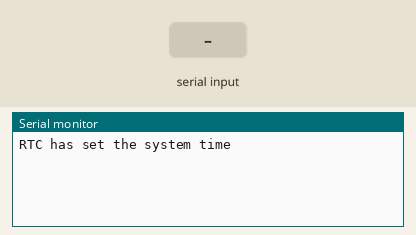
Bench run of a sketch on a simulated Arduino Leonardo, built with avr-gcc and run on an emulated ATmega32U4. Shown: the last lines printed to the serial monitor. Inputs (shaded band) come from the test bench. The local clock reads 2024-03-15 10:24:30 at power-on unless the sketch sets it.

Above: at 2.8 s.
2.9 s: "90,45,200\n" received over Serial
At 3.8 s:
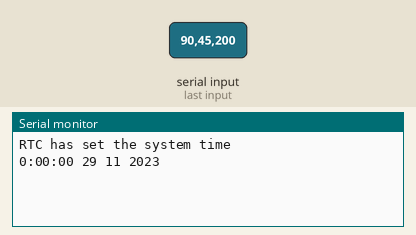
5.5 s: "30,150,10\n" received over Serial
At 6.8 s:
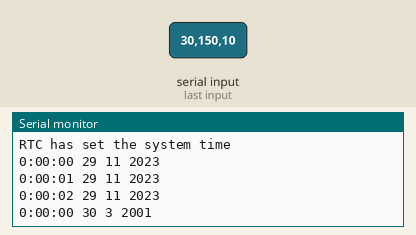
Timing chart, 0 to 8.5 s (numbered marks = the images above; inputs shaded):
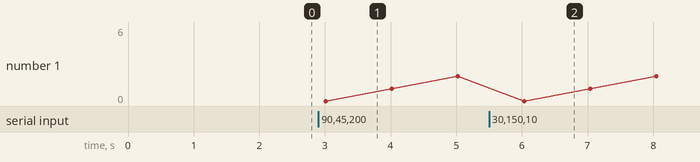

Measured:
- after the input at 2.9 s, the serial monitor: prints a new line after 0.11 s (image 1)
- after the input at 5.5 s, the serial monitor: prints a new line after 0.53 s (image 2)

The sketch:

clock_init.ino
```cpp
//формат указания текущего времени "ДД.ММ.ГГ чч:мм:сс"
//где ДД - день, ММ - месяц, ГГ - год, чч - часы, мм - минуты, сс - секунлы
//ГГ - от 00 до 99 для 2000-2099 годов

#include <TimeLib.h>

#include <Time.h>
#include <DS1307RTC.h>

bool isTimeSet = false; //флаг, указывающий на то, была ли уже задана дата

void setup()  {
  Serial.begin(9600);
  while (!Serial) ; // Только для платы Leonardo
  setSyncProvider(RTC.get);   // получаем время с RTC
  if (timeStatus() != timeSet)
    Serial.println("Unable to sync with the RTC"); //синхронизация не удаласть
  else
    Serial.println("RTC has set the system time");
}

void loop()
{
  if (Serial.available()) { //поступила команда с временем
      setTimeFromFormatString(Serial.readStringUntil('\n'));
      isTimeSet = true; //дата была задана
  }
  if (isTimeSet)  //если была задана дата
  {
    digitalClockDisplay(); //вывод времени
  }
  delay(1000);
}

void digitalClockDisplay() {
  Serial.print(hour());
  printDigits(minute());
  printDigits(second());
  Serial.print(" ");
  Serial.print(day());
  Serial.print(" ");
  Serial.print(month());
  Serial.print(" ");
  Serial.print(year());
  Serial.println();
}

void printDigits(int digits) {
  //выводим время через ":"
  Serial.print(":");
  if (digits < 10)
    Serial.print('0');
  Serial.print(digits);
}

void setTimeFromFormatString(String time)
{
  //ДД.ММ.ГГ чч:мм:сс
  int day = time.substring(0, 2).toInt();
  int month = time.substring(3, 5).toInt();
  int year = time.substring(6, 8).toInt();
  int hours = time.substring(9, 11).toInt();
  int minutes = time.substring(12, 14).toInt();
  int seconds = time.substring(15, 17).toInt();
  TimeElements te;
  te.Second = seconds;
  te.Minute = minutes;
  te.Hour = hours;
  te.Day = day;
  te.Month = month;
  te.Year = year + 30; //год в библиотеке отсчитывается с 1970. Мы хотим с 2000
  time_t timeVal = makeTime(te);
  RTC.set(timeVal);
  setTime(timeVal);
}
```
